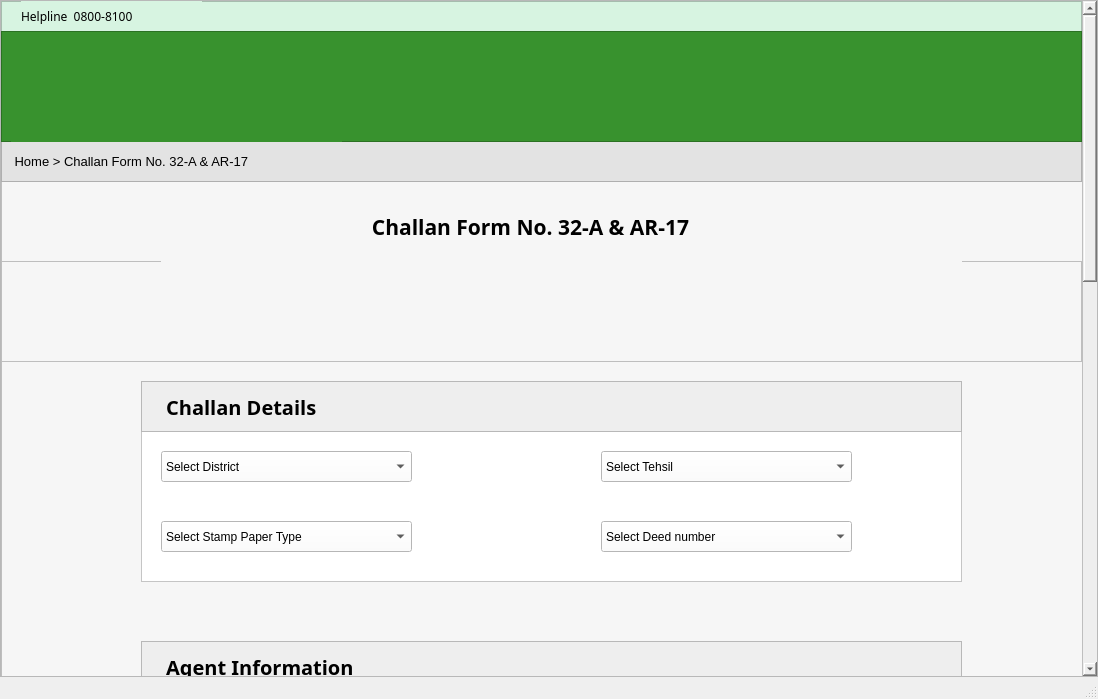
<?xml version="1.0" encoding="UTF-8"?>
<ui version="4.0">
 <class>MainWindow</class>
 <widget class="QMainWindow" name="MainWindow">
  <property name="geometry">
   <rect>
    <x>0</x>
    <y>0</y>
    <width>1098</width>
    <height>699</height>
   </rect>
  </property>
  <property name="windowTitle">
   <string>MainWindow</string>
  </property>
  <widget class="QWidget" name="centralwidget">
   <layout class="QGridLayout" name="gridLayout">
    <property name="leftMargin">
     <number>0</number>
    </property>
    <property name="topMargin">
     <number>0</number>
    </property>
    <property name="rightMargin">
     <number>0</number>
    </property>
    <property name="bottomMargin">
     <number>0</number>
    </property>
    <property name="horizontalSpacing">
     <number>0</number>
    </property>
    <item row="0" column="0">
     <widget class="QScrollArea" name="scrollArea">
      <property name="styleSheet">
       <string notr="true">background-color:rgb(238, 238, 238);</string>
      </property>
      <property name="widgetResizable">
       <bool>true</bool>
      </property>
      <widget class="QWidget" name="scrollAreaWidgetContents">
       <property name="geometry">
        <rect>
         <x>0</x>
         <y>-957</y>
         <width>1079</width>
         <height>1634</height>
        </rect>
       </property>
       <layout class="QVBoxLayout" name="verticalLayout">
        <property name="leftMargin">
         <number>0</number>
        </property>
        <property name="topMargin">
         <number>0</number>
        </property>
        <property name="rightMargin">
         <number>0</number>
        </property>
        <item>
         <widget class="QFrame" name="frame">
          <property name="minimumSize">
           <size>
            <width>0</width>
            <height>1625</height>
           </size>
          </property>
          <property name="styleSheet">
           <string notr="true">background-color: rgb(246, 246, 246);</string>
          </property>
          <property name="frameShape">
           <enum>QFrame::StyledPanel</enum>
          </property>
          <property name="frameShadow">
           <enum>QFrame::Raised</enum>
          </property>
          <widget class="QFrame" name="frame_2">
           <property name="geometry">
            <rect>
             <x>0</x>
             <y>0</y>
             <width>1081</width>
             <height>31</height>
            </rect>
           </property>
           <property name="styleSheet">
            <string notr="true">background-color: rgb(215, 244, 225);</string>
           </property>
           <property name="frameShape">
            <enum>QFrame::StyledPanel</enum>
           </property>
           <property name="frameShadow">
            <enum>QFrame::Raised</enum>
           </property>
           <widget class="QLabel" name="label">
            <property name="geometry">
             <rect>
              <x>20</x>
              <y>0</y>
              <width>181</width>
              <height>31</height>
             </rect>
            </property>
            <property name="font">
             <font>
              <family>Noto Sans</family>
              <pointsize>9</pointsize>
              <weight>50</weight>
              <bold>false</bold>
             </font>
            </property>
            <property name="text">
             <string>Helpline  0800-8100</string>
            </property>
           </widget>
          </widget>
          <widget class="QFrame" name="frame_3">
           <property name="geometry">
            <rect>
             <x>0</x>
             <y>140</y>
             <width>1081</width>
             <height>41</height>
            </rect>
           </property>
           <property name="styleSheet">
            <string notr="true">background-color: rgb(227, 227, 227);</string>
           </property>
           <property name="frameShape">
            <enum>QFrame::StyledPanel</enum>
           </property>
           <property name="frameShadow">
            <enum>QFrame::Raised</enum>
           </property>
           <widget class="QLabel" name="label_2">
            <property name="geometry">
             <rect>
              <x>10</x>
              <y>10</y>
              <width>241</width>
              <height>21</height>
             </rect>
            </property>
            <property name="font">
             <font>
              <pointsize>10</pointsize>
             </font>
            </property>
            <property name="text">
             <string> Home &gt; Challan Form No. 32-A &amp; AR-17</string>
            </property>
           </widget>
          </widget>
          <widget class="QFrame" name="frame_4">
           <property name="geometry">
            <rect>
             <x>0</x>
             <y>30</y>
             <width>1081</width>
             <height>111</height>
            </rect>
           </property>
           <property name="styleSheet">
            <string notr="true">background-color:rgb(56, 146, 46)</string>
           </property>
           <property name="frameShape">
            <enum>QFrame::StyledPanel</enum>
           </property>
           <property name="frameShadow">
            <enum>QFrame::Raised</enum>
           </property>
           <widget class="QLabel" name="label_24">
            <property name="geometry">
             <rect>
              <x>10</x>
              <y>10</y>
              <width>331</width>
              <height>101</height>
             </rect>
            </property>
            <property name="text">
             <string>&lt;html&gt;&lt;head/&gt;&lt;body&gt;&lt;p&gt;&lt;img src=&quot;:/newPrefix/Capture.JPG&quot;/&gt;&lt;/p&gt;&lt;/body&gt;&lt;/html&gt;</string>
            </property>
           </widget>
          </widget>
          <widget class="QLabel" name="label_3">
           <property name="geometry">
            <rect>
             <x>360</x>
             <y>200</y>
             <width>411</width>
             <height>51</height>
            </rect>
           </property>
           <property name="font">
            <font>
             <family>Javanese Text</family>
             <pointsize>16</pointsize>
             <weight>75</weight>
             <bold>true</bold>
             <strikeout>false</strikeout>
            </font>
           </property>
           <property name="tabletTracking">
            <bool>false</bool>
           </property>
           <property name="text">
            <string>  Challan Form No. 32-A &amp; AR-17</string>
           </property>
          </widget>
          <widget class="QFrame" name="frame_5">
           <property name="geometry">
            <rect>
             <x>0</x>
             <y>260</y>
             <width>1081</width>
             <height>101</height>
            </rect>
           </property>
           <property name="frameShape">
            <enum>QFrame::StyledPanel</enum>
           </property>
           <property name="frameShadow">
            <enum>QFrame::Raised</enum>
           </property>
           <widget class="QLabel" name="label_25">
            <property name="geometry">
             <rect>
              <x>160</x>
              <y>0</y>
              <width>801</width>
              <height>91</height>
             </rect>
            </property>
            <property name="styleSheet">
             <string notr="true"/>
            </property>
            <property name="text">
             <string>&lt;html&gt;&lt;head/&gt;&lt;body&gt;&lt;p&gt;&lt;img src=&quot;:/newPrefix/bar.jpg&quot;/&gt;&lt;/p&gt;&lt;/body&gt;&lt;/html&gt;</string>
            </property>
           </widget>
          </widget>
          <widget class="QFrame" name="frame_6">
           <property name="geometry">
            <rect>
             <x>140</x>
             <y>380</y>
             <width>821</width>
             <height>201</height>
            </rect>
           </property>
           <property name="styleSheet">
            <string notr="true">background-color: rgb(255, 255, 255);</string>
           </property>
           <property name="frameShape">
            <enum>QFrame::StyledPanel</enum>
           </property>
           <property name="frameShadow">
            <enum>QFrame::Raised</enum>
           </property>
           <widget class="QFrame" name="frame_7">
            <property name="geometry">
             <rect>
              <x>0</x>
              <y>0</y>
              <width>821</width>
              <height>51</height>
             </rect>
            </property>
            <property name="styleSheet">
             <string notr="true">background-color:rgb(238, 238, 238);</string>
            </property>
            <property name="frameShape">
             <enum>QFrame::StyledPanel</enum>
            </property>
            <property name="frameShadow">
             <enum>QFrame::Raised</enum>
            </property>
            <widget class="QLabel" name="label_4">
             <property name="geometry">
              <rect>
               <x>20</x>
               <y>10</y>
               <width>241</width>
               <height>31</height>
              </rect>
             </property>
             <property name="font">
              <font>
               <family>Lucida Sans Unicode</family>
               <pointsize>15</pointsize>
               <weight>75</weight>
               <bold>true</bold>
              </font>
             </property>
             <property name="tabletTracking">
              <bool>false</bool>
             </property>
             <property name="styleSheet">
              <string notr="true"/>
             </property>
             <property name="text">
              <string> Challan Details</string>
             </property>
            </widget>
           </widget>
           <widget class="QComboBox" name="District_Box">
            <property name="geometry">
             <rect>
              <x>20</x>
              <y>70</y>
              <width>251</width>
              <height>31</height>
             </rect>
            </property>
            <property name="tabletTracking">
             <bool>false</bool>
            </property>
            <property name="styleSheet">
             <string notr="true">font: 75 10pt &quot;Myanmar Text&quot;;</string>
            </property>
            <item>
             <property name="text">
              <string>Select District</string>
             </property>
            </item>
            <item>
             <property name="text">
              <string>Lahore</string>
             </property>
            </item>
            <item>
             <property name="text">
              <string>Attack</string>
             </property>
            </item>
            <item>
             <property name="text">
              <string>Gujrat</string>
             </property>
            </item>
            <item>
             <property name="text">
              <string>Gujrawala</string>
             </property>
            </item>
           </widget>
           <widget class="QComboBox" name="tehsil_box">
            <property name="geometry">
             <rect>
              <x>460</x>
              <y>70</y>
              <width>251</width>
              <height>31</height>
             </rect>
            </property>
            <property name="tabletTracking">
             <bool>false</bool>
            </property>
            <property name="styleSheet">
             <string notr="true">font: 75 10pt &quot;Myanmar Text&quot;;</string>
            </property>
            <item>
             <property name="text">
              <string>Select Tehsil</string>
             </property>
            </item>
            <item>
             <property name="text">
              <string>City</string>
             </property>
            </item>
            <item>
             <property name="text">
              <string>Cantt</string>
             </property>
            </item>
            <item>
             <property name="text">
              <string>Sadar</string>
             </property>
            </item>
           </widget>
           <widget class="QComboBox" name="stamp_paper">
            <property name="geometry">
             <rect>
              <x>20</x>
              <y>140</y>
              <width>251</width>
              <height>31</height>
             </rect>
            </property>
            <property name="tabletTracking">
             <bool>false</bool>
            </property>
            <property name="styleSheet">
             <string notr="true">font: 75 10pt &quot;Myanmar Text&quot;;</string>
            </property>
            <item>
             <property name="text">
              <string>Select Stamp Paper Type</string>
             </property>
            </item>
            <item>
             <property name="text">
              <string>Judicial</string>
             </property>
            </item>
            <item>
             <property name="text">
              <string>Non-Judicial</string>
             </property>
            </item>
           </widget>
           <widget class="QComboBox" name="deed_number">
            <property name="geometry">
             <rect>
              <x>460</x>
              <y>140</y>
              <width>251</width>
              <height>31</height>
             </rect>
            </property>
            <property name="tabletTracking">
             <bool>false</bool>
            </property>
            <property name="styleSheet">
             <string notr="true">font: 75 10pt &quot;Myanmar Text&quot;;</string>
            </property>
            <item>
             <property name="text">
              <string>Select Deed number</string>
             </property>
            </item>
            <item>
             <property name="text">
              <string>AGREEMENT OR MEMORANDUM OF AN AGREEMENT - 5(b)
select</string>
             </property>
            </item>
            <item>
             <property name="text">
              <string>AGREEMENT OR MEMORANDUM OF AN AGREEMENT - 5(a)
select</string>
             </property>
            </item>
            <item>
             <property name="text">
              <string>AGREEMENT</string>
             </property>
            </item>
           </widget>
          </widget>
          <widget class="QFrame" name="frame_8">
           <property name="geometry">
            <rect>
             <x>140</x>
             <y>640</y>
             <width>821</width>
             <height>221</height>
            </rect>
           </property>
           <property name="styleSheet">
            <string notr="true">background-color: rgb(255, 255, 255);</string>
           </property>
           <property name="frameShape">
            <enum>QFrame::StyledPanel</enum>
           </property>
           <property name="frameShadow">
            <enum>QFrame::Raised</enum>
           </property>
           <widget class="QFrame" name="frame_9">
            <property name="geometry">
             <rect>
              <x>0</x>
              <y>0</y>
              <width>821</width>
              <height>51</height>
             </rect>
            </property>
            <property name="styleSheet">
             <string notr="true">background-color:rgb(238, 238, 238);</string>
            </property>
            <property name="frameShape">
             <enum>QFrame::StyledPanel</enum>
            </property>
            <property name="frameShadow">
             <enum>QFrame::Raised</enum>
            </property>
            <widget class="QLabel" name="label_5">
             <property name="geometry">
              <rect>
               <x>20</x>
               <y>10</y>
               <width>241</width>
               <height>31</height>
              </rect>
             </property>
             <property name="font">
              <font>
               <family>Lucida Sans Unicode</family>
               <pointsize>15</pointsize>
               <weight>75</weight>
               <bold>true</bold>
              </font>
             </property>
             <property name="tabletTracking">
              <bool>false</bool>
             </property>
             <property name="styleSheet">
              <string notr="true"/>
             </property>
             <property name="text">
              <string> Agent Information</string>
             </property>
            </widget>
           </widget>
           <widget class="QLabel" name="label_6">
            <property name="geometry">
             <rect>
              <x>40</x>
              <y>70</y>
              <width>131</width>
              <height>31</height>
             </rect>
            </property>
            <property name="font">
             <font>
              <family>Myanmar Text</family>
              <pointsize>11</pointsize>
              <weight>50</weight>
              <bold>false</bold>
             </font>
            </property>
            <property name="tabletTracking">
             <bool>false</bool>
            </property>
            <property name="text">
             <string>Agent Name : </string>
            </property>
           </widget>
           <widget class="QLineEdit" name="Agent_name">
            <property name="geometry">
             <rect>
              <x>150</x>
              <y>70</y>
              <width>181</width>
              <height>31</height>
             </rect>
            </property>
            <property name="tabletTracking">
             <bool>false</bool>
            </property>
            <property name="styleSheet">
             <string notr="true">border-top-color: rgb(255, 12, 24);</string>
            </property>
            <property name="text">
             <string/>
            </property>
           </widget>
           <widget class="QLineEdit" name="Agent_Contact">
            <property name="geometry">
             <rect>
              <x>150</x>
              <y>140</y>
              <width>181</width>
              <height>31</height>
             </rect>
            </property>
            <property name="tabletTracking">
             <bool>false</bool>
            </property>
            <property name="styleSheet">
             <string notr="true">border-top-color: rgb(255, 12, 24);</string>
            </property>
            <property name="text">
             <string/>
            </property>
           </widget>
           <widget class="QLabel" name="label_7">
            <property name="geometry">
             <rect>
              <x>30</x>
              <y>140</y>
              <width>111</width>
              <height>31</height>
             </rect>
            </property>
            <property name="font">
             <font>
              <family>Myanmar Text</family>
              <pointsize>11</pointsize>
              <weight>50</weight>
              <bold>false</bold>
             </font>
            </property>
            <property name="tabletTracking">
             <bool>false</bool>
            </property>
            <property name="text">
             <string>Agent Contact : </string>
            </property>
           </widget>
           <widget class="QLabel" name="label_8">
            <property name="geometry">
             <rect>
              <x>430</x>
              <y>80</y>
              <width>131</width>
              <height>31</height>
             </rect>
            </property>
            <property name="font">
             <font>
              <family>Myanmar Text</family>
              <pointsize>11</pointsize>
              <weight>50</weight>
              <bold>false</bold>
             </font>
            </property>
            <property name="tabletTracking">
             <bool>false</bool>
            </property>
            <property name="text">
             <string>Agent CNIC : </string>
            </property>
           </widget>
           <widget class="QLineEdit" name="Agent_CNIC">
            <property name="geometry">
             <rect>
              <x>560</x>
              <y>80</y>
              <width>181</width>
              <height>31</height>
             </rect>
            </property>
            <property name="tabletTracking">
             <bool>false</bool>
            </property>
            <property name="styleSheet">
             <string notr="true">border-top-color: rgb(255, 12, 24);</string>
            </property>
            <property name="text">
             <string/>
            </property>
           </widget>
           <widget class="QLabel" name="label_9">
            <property name="geometry">
             <rect>
              <x>430</x>
              <y>150</y>
              <width>121</width>
              <height>31</height>
             </rect>
            </property>
            <property name="font">
             <font>
              <family>Myanmar Text</family>
              <pointsize>11</pointsize>
              <weight>50</weight>
              <bold>false</bold>
             </font>
            </property>
            <property name="tabletTracking">
             <bool>false</bool>
            </property>
            <property name="text">
             <string>&lt;html&gt;&lt;head/&gt;&lt;body&gt;&lt;p&gt; Agent Email : &lt;/p&gt;&lt;/body&gt;&lt;/html&gt;</string>
            </property>
           </widget>
           <widget class="QLineEdit" name="Agent_Email">
            <property name="geometry">
             <rect>
              <x>560</x>
              <y>150</y>
              <width>181</width>
              <height>31</height>
             </rect>
            </property>
            <property name="tabletTracking">
             <bool>false</bool>
            </property>
            <property name="styleSheet">
             <string notr="true">border-top-color: rgb(255, 12, 24);</string>
            </property>
            <property name="text">
             <string/>
            </property>
           </widget>
          </widget>
          <widget class="QFrame" name="frame_10">
           <property name="geometry">
            <rect>
             <x>140</x>
             <y>910</y>
             <width>821</width>
             <height>221</height>
            </rect>
           </property>
           <property name="styleSheet">
            <string notr="true">background-color: rgb(255, 255, 255);</string>
           </property>
           <property name="frameShape">
            <enum>QFrame::StyledPanel</enum>
           </property>
           <property name="frameShadow">
            <enum>QFrame::Raised</enum>
           </property>
           <widget class="QFrame" name="frame_11">
            <property name="geometry">
             <rect>
              <x>0</x>
              <y>0</y>
              <width>821</width>
              <height>51</height>
             </rect>
            </property>
            <property name="styleSheet">
             <string notr="true">background-color:rgb(238, 238, 238);</string>
            </property>
            <property name="frameShape">
             <enum>QFrame::StyledPanel</enum>
            </property>
            <property name="frameShadow">
             <enum>QFrame::Raised</enum>
            </property>
            <widget class="QLabel" name="label_10">
             <property name="geometry">
              <rect>
               <x>20</x>
               <y>10</y>
               <width>241</width>
               <height>31</height>
              </rect>
             </property>
             <property name="font">
              <font>
               <family>Lucida Sans Unicode</family>
               <pointsize>15</pointsize>
               <weight>75</weight>
               <bold>true</bold>
              </font>
             </property>
             <property name="tabletTracking">
              <bool>false</bool>
             </property>
             <property name="styleSheet">
              <string notr="true"/>
             </property>
             <property name="text">
              <string>Add first Party</string>
             </property>
            </widget>
           </widget>
           <widget class="QLabel" name="label_11">
            <property name="geometry">
             <rect>
              <x>50</x>
              <y>70</y>
              <width>91</width>
              <height>31</height>
             </rect>
            </property>
            <property name="font">
             <font>
              <family>Myanmar Text</family>
              <pointsize>11</pointsize>
              <weight>50</weight>
              <bold>false</bold>
             </font>
            </property>
            <property name="tabletTracking">
             <bool>false</bool>
            </property>
            <property name="text">
             <string> Name : </string>
            </property>
           </widget>
           <widget class="QLineEdit" name="party_name">
            <property name="geometry">
             <rect>
              <x>150</x>
              <y>70</y>
              <width>181</width>
              <height>31</height>
             </rect>
            </property>
            <property name="tabletTracking">
             <bool>false</bool>
            </property>
            <property name="styleSheet">
             <string notr="true">border-top-color: rgb(255, 12, 24);</string>
            </property>
            <property name="text">
             <string/>
            </property>
           </widget>
           <widget class="QLineEdit" name="party_Contact">
            <property name="geometry">
             <rect>
              <x>150</x>
              <y>140</y>
              <width>181</width>
              <height>31</height>
             </rect>
            </property>
            <property name="tabletTracking">
             <bool>false</bool>
            </property>
            <property name="styleSheet">
             <string notr="true">border-top-color: rgb(255, 12, 24);</string>
            </property>
            <property name="text">
             <string/>
            </property>
           </widget>
           <widget class="QLabel" name="label_12">
            <property name="geometry">
             <rect>
              <x>50</x>
              <y>140</y>
              <width>91</width>
              <height>31</height>
             </rect>
            </property>
            <property name="font">
             <font>
              <family>Myanmar Text</family>
              <pointsize>11</pointsize>
              <weight>50</weight>
              <bold>false</bold>
             </font>
            </property>
            <property name="tabletTracking">
             <bool>false</bool>
            </property>
            <property name="text">
             <string> Contact : </string>
            </property>
           </widget>
           <widget class="QLabel" name="label_13">
            <property name="geometry">
             <rect>
              <x>460</x>
              <y>80</y>
              <width>91</width>
              <height>31</height>
             </rect>
            </property>
            <property name="font">
             <font>
              <family>Myanmar Text</family>
              <pointsize>11</pointsize>
              <weight>50</weight>
              <bold>false</bold>
             </font>
            </property>
            <property name="tabletTracking">
             <bool>false</bool>
            </property>
            <property name="text">
             <string>&lt;html&gt;&lt;head/&gt;&lt;body&gt;&lt;p align=&quot;center&quot;&gt;CNIC : &lt;/p&gt;&lt;/body&gt;&lt;/html&gt;</string>
            </property>
           </widget>
           <widget class="QLineEdit" name="party_CNIC">
            <property name="geometry">
             <rect>
              <x>560</x>
              <y>80</y>
              <width>181</width>
              <height>31</height>
             </rect>
            </property>
            <property name="tabletTracking">
             <bool>false</bool>
            </property>
            <property name="styleSheet">
             <string notr="true">border-top-color: rgb(255, 12, 24);</string>
            </property>
            <property name="text">
             <string/>
            </property>
           </widget>
           <widget class="QLabel" name="label_14">
            <property name="geometry">
             <rect>
              <x>470</x>
              <y>140</y>
              <width>81</width>
              <height>31</height>
             </rect>
            </property>
            <property name="font">
             <font>
              <family>Myanmar Text</family>
              <pointsize>11</pointsize>
              <weight>50</weight>
              <bold>false</bold>
             </font>
            </property>
            <property name="tabletTracking">
             <bool>false</bool>
            </property>
            <property name="text">
             <string>&lt;html&gt;&lt;head/&gt;&lt;body&gt;&lt;p&gt; Email : &lt;/p&gt;&lt;/body&gt;&lt;/html&gt;</string>
            </property>
           </widget>
           <widget class="QLineEdit" name="party_EMAIL">
            <property name="geometry">
             <rect>
              <x>560</x>
              <y>140</y>
              <width>181</width>
              <height>31</height>
             </rect>
            </property>
            <property name="tabletTracking">
             <bool>false</bool>
            </property>
            <property name="styleSheet">
             <string notr="true">border-top-color: rgb(255, 12, 24);</string>
            </property>
            <property name="text">
             <string/>
            </property>
           </widget>
          </widget>
          <widget class="QPushButton" name="submit_button">
           <property name="geometry">
            <rect>
             <x>874</x>
             <y>1142</y>
             <width>81</width>
             <height>31</height>
            </rect>
           </property>
           <property name="styleSheet">
            <string notr="true">background-color: rgb(0, 255, 255);</string>
           </property>
           <property name="text">
            <string>Save</string>
           </property>
          </widget>
          <widget class="QFrame" name="frame_12">
           <property name="geometry">
            <rect>
             <x>0</x>
             <y>1230</y>
             <width>1081</width>
             <height>431</height>
            </rect>
           </property>
           <property name="styleSheet">
            <string notr="true">background-color: rgb(88, 88, 91);</string>
           </property>
           <property name="frameShape">
            <enum>QFrame::StyledPanel</enum>
           </property>
           <property name="frameShadow">
            <enum>QFrame::Raised</enum>
           </property>
           <widget class="QLabel" name="label_15">
            <property name="geometry">
             <rect>
              <x>150</x>
              <y>30</y>
              <width>91</width>
              <height>31</height>
             </rect>
            </property>
            <property name="font">
             <font>
              <family>Myanmar Text</family>
              <pointsize>14</pointsize>
              <weight>50</weight>
              <bold>false</bold>
             </font>
            </property>
            <property name="tabletTracking">
             <bool>false</bool>
            </property>
            <property name="styleSheet">
             <string notr="true">
color: rgb(255, 255, 255);</string>
            </property>
            <property name="text">
             <string>  About Us</string>
            </property>
           </widget>
           <widget class="QLabel" name="label_16">
            <property name="geometry">
             <rect>
              <x>520</x>
              <y>30</y>
              <width>91</width>
              <height>31</height>
             </rect>
            </property>
            <property name="font">
             <font>
              <family>Myanmar Text</family>
              <pointsize>14</pointsize>
              <weight>50</weight>
              <bold>false</bold>
             </font>
            </property>
            <property name="tabletTracking">
             <bool>false</bool>
            </property>
            <property name="styleSheet">
             <string notr="true">
color: rgb(255, 255, 255);</string>
            </property>
            <property name="text">
             <string>   Help</string>
            </property>
           </widget>
           <widget class="QLabel" name="label_17">
            <property name="geometry">
             <rect>
              <x>840</x>
              <y>30</y>
              <width>101</width>
              <height>31</height>
             </rect>
            </property>
            <property name="font">
             <font>
              <family>Myanmar Text</family>
              <pointsize>14</pointsize>
              <weight>50</weight>
              <bold>false</bold>
             </font>
            </property>
            <property name="tabletTracking">
             <bool>false</bool>
            </property>
            <property name="styleSheet">
             <string notr="true">
color: rgb(255, 255, 255);</string>
            </property>
            <property name="text">
             <string> Contact Us</string>
            </property>
           </widget>
           <widget class="QLabel" name="label_18">
            <property name="geometry">
             <rect>
              <x>140</x>
              <y>100</y>
              <width>101</width>
              <height>31</height>
             </rect>
            </property>
            <property name="font">
             <font>
              <family>Myanmar Text</family>
              <pointsize>11</pointsize>
              <weight>50</weight>
              <bold>false</bold>
             </font>
            </property>
            <property name="tabletTracking">
             <bool>false</bool>
            </property>
            <property name="styleSheet">
             <string notr="true">color: rgb(255, 255, 255);</string>
            </property>
            <property name="text">
             <string>   e-Stamping</string>
            </property>
           </widget>
           <widget class="QLabel" name="label_19">
            <property name="geometry">
             <rect>
              <x>130</x>
              <y>160</y>
              <width>141</width>
              <height>31</height>
             </rect>
            </property>
            <property name="font">
             <font>
              <family>Myanmar Text</family>
              <pointsize>11</pointsize>
              <weight>50</weight>
              <bold>false</bold>
             </font>
            </property>
            <property name="tabletTracking">
             <bool>false</bool>
            </property>
            <property name="styleSheet">
             <string notr="true">color: rgb(255, 255, 255);</string>
            </property>
            <property name="text">
             <string>Board of Revenue</string>
            </property>
           </widget>
           <widget class="Line" name="line_2">
            <property name="geometry">
             <rect>
              <x>100</x>
              <y>200</y>
              <width>180</width>
              <height>2</height>
             </rect>
            </property>
            <property name="styleSheet">
             <string notr="true">background-color: rgb(255, 255, 255);</string>
            </property>
            <property name="orientation">
             <enum>Qt::Horizontal</enum>
            </property>
           </widget>
           <widget class="Line" name="line_3">
            <property name="geometry">
             <rect>
              <x>100</x>
              <y>130</y>
              <width>180</width>
              <height>2</height>
             </rect>
            </property>
            <property name="styleSheet">
             <string notr="true">background-color: rgb(255, 255, 255);</string>
            </property>
            <property name="orientation">
             <enum>Qt::Horizontal</enum>
            </property>
           </widget>
           <widget class="Line" name="line_4">
            <property name="geometry">
             <rect>
              <x>460</x>
              <y>200</y>
              <width>180</width>
              <height>2</height>
             </rect>
            </property>
            <property name="styleSheet">
             <string notr="true">background-color: rgb(255, 255, 255);</string>
            </property>
            <property name="orientation">
             <enum>Qt::Horizontal</enum>
            </property>
           </widget>
           <widget class="QLabel" name="label_20">
            <property name="geometry">
             <rect>
              <x>500</x>
              <y>160</y>
              <width>141</width>
              <height>31</height>
             </rect>
            </property>
            <property name="font">
             <font>
              <family>Myanmar Text</family>
              <pointsize>11</pointsize>
              <weight>50</weight>
              <bold>false</bold>
             </font>
            </property>
            <property name="tabletTracking">
             <bool>false</bool>
            </property>
            <property name="styleSheet">
             <string notr="true">color: rgb(255, 255, 255);</string>
            </property>
            <property name="text">
             <string>Help Video(s)</string>
            </property>
           </widget>
           <widget class="QLabel" name="label_21">
            <property name="geometry">
             <rect>
              <x>510</x>
              <y>100</y>
              <width>101</width>
              <height>31</height>
             </rect>
            </property>
            <property name="font">
             <font>
              <family>Myanmar Text</family>
              <pointsize>11</pointsize>
              <weight>50</weight>
              <bold>false</bold>
             </font>
            </property>
            <property name="tabletTracking">
             <bool>false</bool>
            </property>
            <property name="styleSheet">
             <string notr="true">color: rgb(255, 255, 255);</string>
            </property>
            <property name="text">
             <string>User Gide</string>
            </property>
           </widget>
           <widget class="Line" name="line_5">
            <property name="geometry">
             <rect>
              <x>460</x>
              <y>130</y>
              <width>180</width>
              <height>2</height>
             </rect>
            </property>
            <property name="styleSheet">
             <string notr="true">background-color: rgb(255, 255, 255);</string>
            </property>
            <property name="orientation">
             <enum>Qt::Horizontal</enum>
            </property>
           </widget>
           <widget class="Line" name="line_6">
            <property name="geometry">
             <rect>
              <x>790</x>
              <y>200</y>
              <width>180</width>
              <height>2</height>
             </rect>
            </property>
            <property name="styleSheet">
             <string notr="true">background-color: rgb(255, 255, 255);</string>
            </property>
            <property name="orientation">
             <enum>Qt::Horizontal</enum>
            </property>
           </widget>
           <widget class="QLabel" name="label_22">
            <property name="geometry">
             <rect>
              <x>860</x>
              <y>160</y>
              <width>141</width>
              <height>31</height>
             </rect>
            </property>
            <property name="font">
             <font>
              <family>Myanmar Text</family>
              <pointsize>11</pointsize>
              <weight>50</weight>
              <bold>false</bold>
             </font>
            </property>
            <property name="tabletTracking">
             <bool>false</bool>
            </property>
            <property name="styleSheet">
             <string notr="true">color: rgb(255, 255, 255);</string>
            </property>
            <property name="text">
             <string>FAQS</string>
            </property>
           </widget>
           <widget class="QLabel" name="label_23">
            <property name="geometry">
             <rect>
              <x>860</x>
              <y>90</y>
              <width>101</width>
              <height>31</height>
             </rect>
            </property>
            <property name="font">
             <font>
              <family>Myanmar Text</family>
              <pointsize>11</pointsize>
              <weight>50</weight>
              <bold>false</bold>
             </font>
            </property>
            <property name="tabletTracking">
             <bool>false</bool>
            </property>
            <property name="styleSheet">
             <string notr="true">color: rgb(255, 255, 255);</string>
            </property>
            <property name="text">
             <string>Emails</string>
            </property>
           </widget>
           <widget class="Line" name="line_7">
            <property name="geometry">
             <rect>
              <x>790</x>
              <y>130</y>
              <width>180</width>
              <height>2</height>
             </rect>
            </property>
            <property name="styleSheet">
             <string notr="true">background-color: rgb(255, 255, 255);</string>
            </property>
            <property name="orientation">
             <enum>Qt::Horizontal</enum>
            </property>
           </widget>
           <widget class="Line" name="line_8">
            <property name="geometry">
             <rect>
              <x>100</x>
              <y>250</y>
              <width>870</width>
              <height>2</height>
             </rect>
            </property>
            <property name="styleSheet">
             <string notr="true">background-color: rgb(255, 255, 255);</string>
            </property>
            <property name="orientation">
             <enum>Qt::Horizontal</enum>
            </property>
           </widget>
           <widget class="QLabel" name="label_26">
            <property name="geometry">
             <rect>
              <x>340</x>
              <y>280</y>
              <width>451</width>
              <height>81</height>
             </rect>
            </property>
            <property name="text">
             <string>&lt;html&gt;&lt;head/&gt;&lt;body&gt;&lt;p&gt;&lt;img src=&quot;:/newPrefix/footer.JPG&quot;/&gt;&lt;/p&gt;&lt;/body&gt;&lt;/html&gt;</string>
            </property>
           </widget>
          </widget>
         </widget>
        </item>
       </layout>
      </widget>
     </widget>
    </item>
   </layout>
  </widget>
  <widget class="QStatusBar" name="statusbar"/>
 </widget>
 <resources>
  <include location="source.qrc"/>
  <include location="logo.qrc"/>
 </resources>
 <connections/>
</ui>
